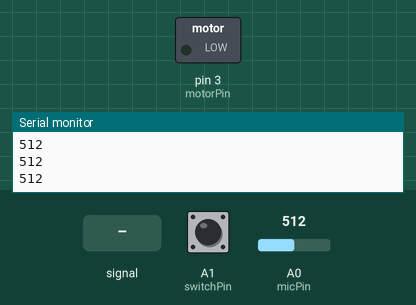
Recording of a sketch running on a simulated Arduino Uno, built with avr-gcc and run on an emulated ATmega328P. On the bench: switched loads named in the sketch (green lamp = pin HIGH), the last lines printed to the serial monitor. The inputs (shaded band) are chosen by the test bench; at power-on: A1 (switchPin) LOW, A0 (micPin) = 512. WiFi joins after 1.5 s; servers stay silent unless stated; uploads are accepted with an empty reply.

Above: at 3.0 s.
3.1 s: A0 (micPin) fed a 200 Hz sine of ±255 counts around its level
At 3.9 s:
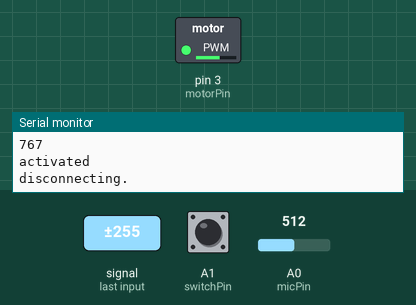
4.8 s: A1 (switchPin) pulled HIGH for 1 s
At 5.9 s:
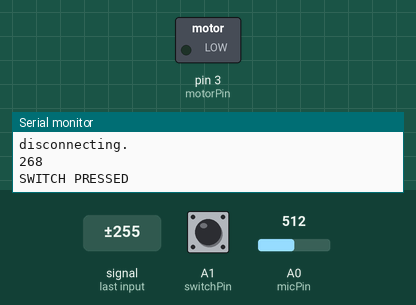
Timing chart, 0 to 7.8 s (numbered marks = the images above; inputs shaded):
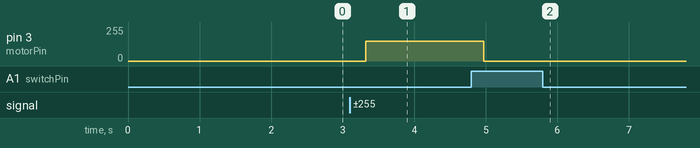

The sketch:

call_localtunnel.ino
```cpp
/*
  Web client

 This sketch connects to a website (http://www.google.com)
 using an Arduino Wiznet Ethernet shield.

 Circuit:
 * Ethernet shield attached to pins 10, 11, 12, 13

 created 18 Dec 2009
 by David A. Mellis
 modified 9 Apr 2012
 by Tom Igoe, based on work by Adrian McEwen

 check and change ip address
 check and change localtunnel
 check and change noise level
 check and change switch shit


*/

#include <SPI.h>
#include <Ethernet.h>

const int threshold = 600;
const int micPin = A0;
const int motorPin = 3;

const int switchPin = A1;
int switchVal = 0;
int micVal = 0;
int motorVal = 0;
int resendCounter = 0;
boolean running = false;
  String site = "4mse.localtunnel.com";

// Enter a MAC address for your controller below.
// Newer Ethernet shields have a MAC address printed on a sticker on the shield
byte mac[] = {
   0x58, 0xB0, 0x35, 0x71, 0x51, 0x60};
// if you don't want to use DNS (and reduce your sketch size)
// use the numeric IP instead of the name for the server:
//IPAddress server(74,125,232,128);  // numeric IP for Google (no DNS)
char server[] = "4mse.localtunnel.com";
// name address for Google (using DNS)

// Set the static IP address to use if the DHCP fails to assign
IPAddress ip(128,122,81,240);

// Initialize the Ethernet client library
// with the IP address and port of the server
// that you want to connect to (port 80 is default for HTTP):
EthernetClient client;

void setup() {
 // Open serial communications and wait for port to open:
  Serial.begin(9600);
  pinMode(motorPin,OUTPUT);
  pinMode(micPin,INPUT);
  pinMode(switchPin,INPUT);
   while (!Serial) {
      ; // wait for serial port to connect. Needed for Leonardo only
    }

  // start the Ethernet connection:
  if (Ethernet.begin(mac) == 0) {
    //Serial.println("Failed to configure Ethernet using DHCP");
    // no point in carrying on, so do nothing forevermore:
    // try to congifure using IP address instead of DHCP:
    Ethernet.begin(mac, ip);
  }
  // give the Ethernet shield a second to initialize:
  delay(100);
  Serial.println("connecting...");

  // if you get a connection, report back via serial:
  if (client.connect(server, 80)) {
    Serial.println("connected");
    // Make a HTTP request:
    /*
    client.println("GET /resend HTTP/1.1");
    client.println("Host: 3pnk.localtunnel.com ");
    client.println("Connection: close");
    client.println();
    */
  }
  else {
    // kf you didn't get a connection to the server:
    Serial.println("connection failed");
  }
}

void loop()
{

  boolean activated = false;
  micVal = analogRead(micPin);
  switchVal = digitalRead(switchPin);
  Serial.println(micVal);
  //if the system is not already on and the micVal =
  if(!activated && (micVal > threshold)) {
    Serial.println("activated");
    activated = true;
    client.connect(server, 80);
    client.println("GET /next HTTP/1.1");
    client.println("Host: "+site);
    client.println("Connection: close");
    client.println();
    client.stop();
  }
  if (activated) {
    resendCounter++;
    if (resendCounter >= 1000) {
      client.connect(server, 80);
      client.println("GET /resend HTTP/1.1");
      client.println("Host: "+site);
      client.println("Connection: close");
      client.println();
      client.stop();
    }
    motorVal = 150;
    analogWrite(motorPin,150);
  }
  if (switchVal == HIGH) {
    motorVal = 0;
    analogWrite(motorPin,0);
    Serial.println("SWITCH PRESSED");
    activated = false;
    delay(300L*1000L);
    Serial.println("end of delay");
  }

  // if the server's disconnected, stop the client:
  if (!client.connected()) {
    //Serial.println();
    Serial.println("disconnecting.");
    client.stop();
    client.connect(server,80);


    // do nothing forevermore:

  }
}
```

Measured:
- after the input at 3.1 s, pin 3 (motorPin): 0/255 → 150/255 after 0.22 s
- after the input at 4.8 s, pin 3 (motorPin): 150/255 → 0/255 after 0.17 s
